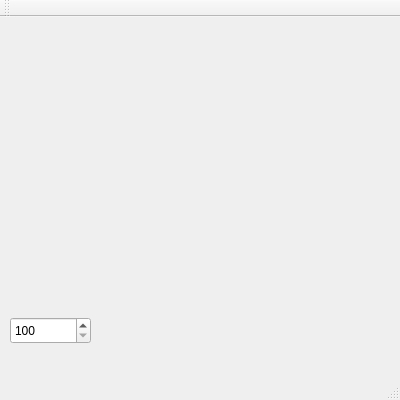
<?xml version="1.0" encoding="UTF-8"?>
<ui version="4.0">
 <class>MainWindow</class>
 <widget class="QMainWindow" name="MainWindow">
  <property name="geometry">
   <rect>
    <x>0</x>
    <y>0</y>
    <width>400</width>
    <height>400</height>
   </rect>
  </property>
  <property name="windowTitle">
   <string>MainWindow</string>
  </property>
  <widget class="QWidget" name="centralWidget">
   <widget class="QSpinBox" name="spinBox">
    <property name="geometry">
     <rect>
      <x>10</x>
      <y>300</y>
      <width>81</width>
      <height>27</height>
     </rect>
    </property>
    <property name="minimum">
     <number>100</number>
    </property>
    <property name="maximum">
     <number>1000</number>
    </property>
    <property name="singleStep">
     <number>50</number>
    </property>
   </widget>
  </widget>
  <widget class="QMenuBar" name="menuBar">
   <property name="geometry">
    <rect>
     <x>0</x>
     <y>0</y>
     <width>400</width>
     <height>25</height>
    </rect>
   </property>
  </widget>
  <widget class="QToolBar" name="mainToolBar">
   <attribute name="toolBarArea">
    <enum>TopToolBarArea</enum>
   </attribute>
   <attribute name="toolBarBreak">
    <bool>false</bool>
   </attribute>
  </widget>
  <widget class="QStatusBar" name="statusBar"/>
 </widget>
 <layoutdefault spacing="6" margin="11"/>
 <resources/>
 <connections/>
</ui>
